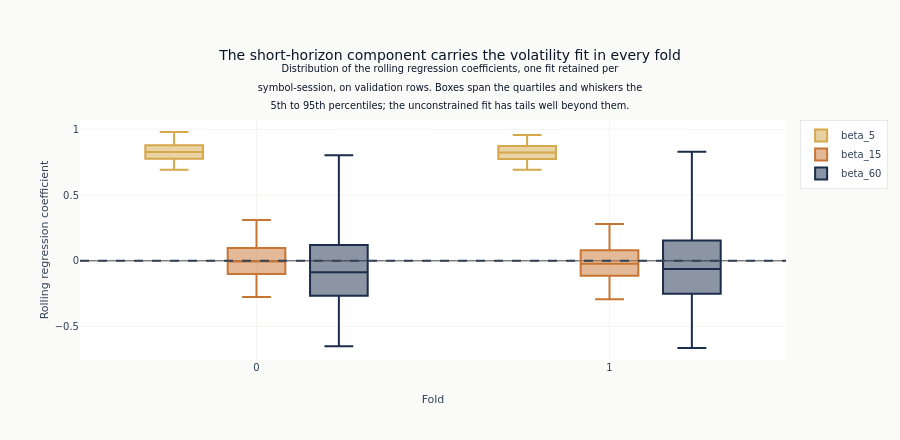

The notebook cell this image was saved under:
### Code cell
fig = go.Figure()
_component_colors = {
    "beta_5": COLORS["amber"],
    "beta_15": COLORS["copper"],
    "beta_60": COLORS["slate"],
}
for component, color in _component_colors.items():
    part = beta_summary.filter(pl.col("component") == component).sort("fold")
    fig.add_trace(
        go.Box(
            x=part["fold"].cast(pl.Utf8),
            lowerfence=part["p05"],
            q1=part["q25"],
            median=part["median"],
            q3=part["q75"],
            upperfence=part["p95"],
            name=component,
            marker_color=color,
        )
    )
fig.add_hline(y=0, line_dash="dash", line_color=COLORS["neutral"])
fig.update_layout(
    title=(
        "The short-horizon component carries the volatility fit in every fold"
        "<br><sup>Distribution of the rolling regression coefficients, one fit retained per"
        "<br>symbol-session, on validation rows. Boxes span the quartiles and whiskers the"
        "<br>5th to 95th percentiles; the unconstrained fit has tails well beyond them.</sup>"
    ),
    xaxis_title="Fold",
    yaxis_title="Rolling regression coefficient",
    boxmode="group",
    height=440,
    margin={"t": 120},
)
show_plotly_with_alt(
    fig,
    "Grouped box plots with one group of three boxes per fold along the horizontal axis, "
    "coloured amber, copper and slate for the 5-, 15- and 60-minute components. A dashed rule "
    "marks zero. In every fold the amber 5-minute box sits highest and above the rule, while the "
    "copper and slate boxes for the two longer horizons sit lower and straddle it. Boxes span "
    "the quartiles and the whiskers the 5th to 95th percentiles.",
)

### Figure 1 — Plotly figure (JSON) as saved in the notebook; plotly's stock layout.template omitted (floating-point values rounded to 4 significant figures)
{"data": [{"lowerfence": [0.692, 0.6932], "marker": {"color": "#D4A84B"}, "median": [0.8275, 0.8248], "name": "beta_5", "q1": [0.7758, 0.7749], "q3": [0.8801, 0.8725], "type": "box", "upperfence": [0.98, 0.9562], "x": ["0", "1"]}, {"lowerfence": [-0.2761, -0.2916], "marker": {"color": "#C87533"}, "median": [-0.004984, -0.02151], "name": "beta_15", "q1": [-0.09933, -0.1128], "q3": [0.09782, 0.08097], "type": "box", "upperfence": [0.3107, 0.2808], "x": ["0", "1"]}, {"lowerfence": [-0.6504, -0.6631], "marker": {"color": "#1a2d4a"}, "median": [-0.08775, -0.06263], "name": "beta_60", "q1": [-0.2662, -0.2512], "q3": [0.1208, 0.1539], "type": "box", "upperfence": [0.8031, 0.8304], "x": ["0", "1"]}], "layout": {"boxmode": "group", "height": 440, "margin": {"t": 120}, "shapes": [{"line": {"color": "#334155", "dash": "dash"}, "type": "line", "x0": 0, "x1": 1, "xref": "x domain", "y0": 0, "y1": 0, "yref": "y"}], "title": {"text": "The short-horizon component carries the volatility fit in every fold<br><sup>Distribution of the rolling regression coefficients, one fit retained per<br>symbol-session, on validation rows. Boxes span the quartiles and whiskers the<br>5th to 95th percentiles; the unconstrained fit has tails well beyond them.</sup>"}, "xaxis": {"title": {"text": "Fold"}}, "yaxis": {"title": {"text": "Rolling regression coefficient"}}}}
